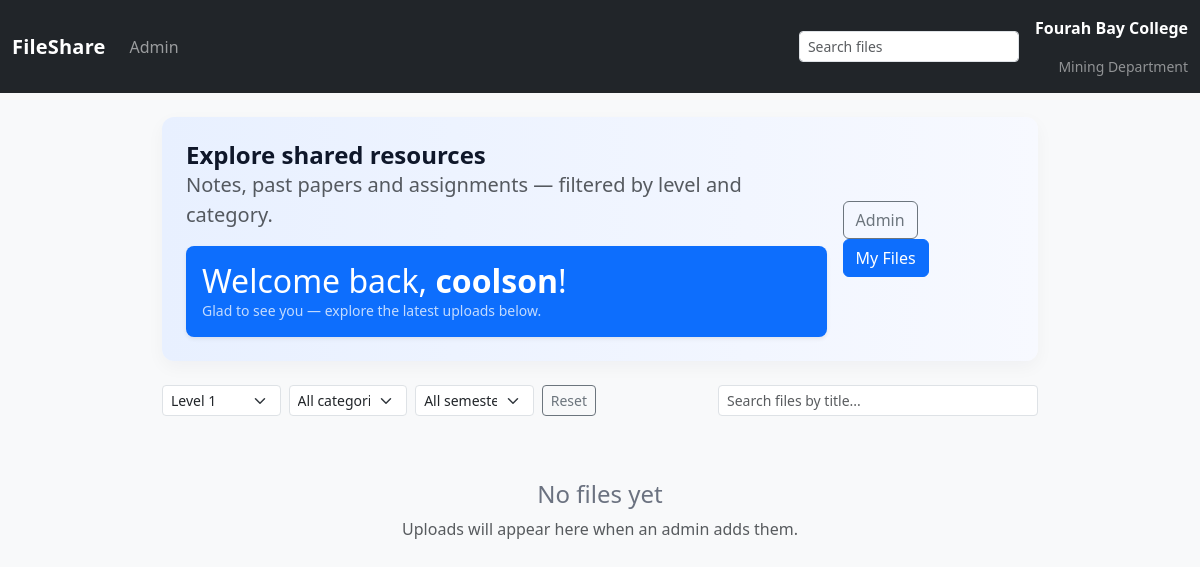
The page /level/1/ (signed in) on the database as committed earlier.
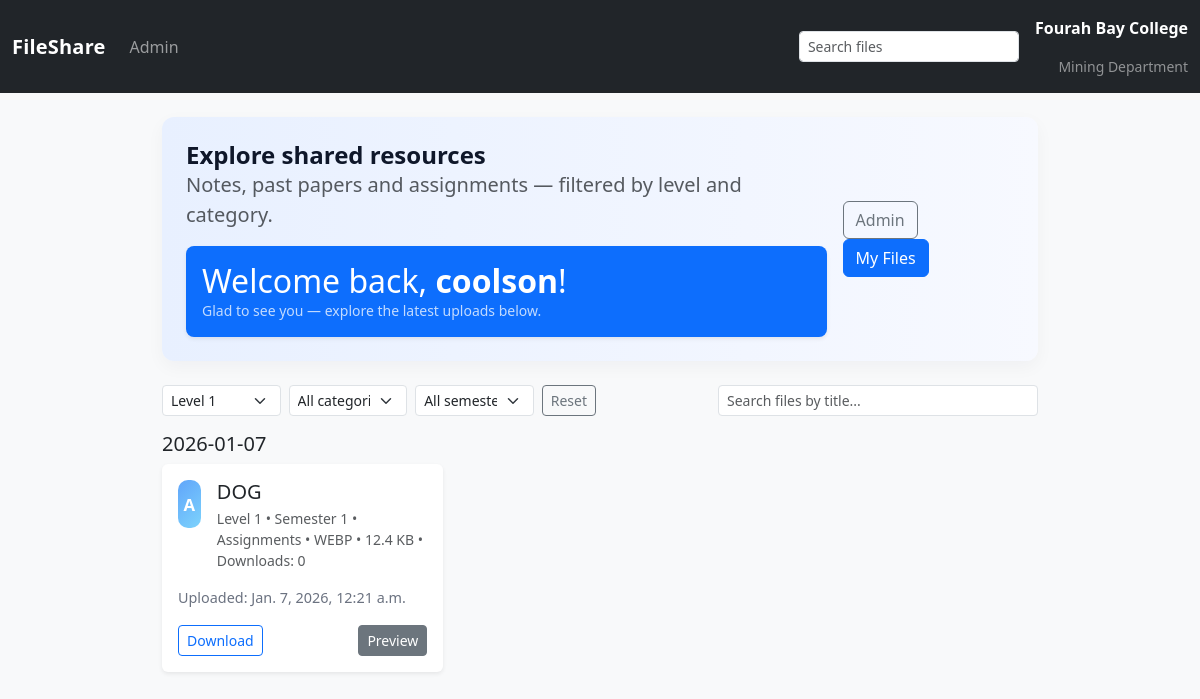
The same page on the database as committed later.
### files/models.py (models this page shows, shortened)
class FileUpload(models.Model):
    title = models.CharField(max_length=255)
    level = models.PositiveSmallIntegerField(choices=LEVEL_CHOICES, default=1)
    file = models.FileField(upload_to='uploads/')
    category = models.CharField(max_length=20, choices=CATEGORY_CHOICES, default='notes')
    uploaded_at = models.DateTimeField(auto_now_add=True)
    semester = models.PositiveSmallIntegerField(choices=SEMESTER_CHOICES, default=1)
    uploaded_by = models.ForeignKey(User, null=True, blank=True, on_delete=models.SET_NULL)
    archived = models.BooleanField(default=False)
    download_count = models.PositiveIntegerField(default=0)
    @property
    def file_type(self):
        try:
            return os.path.splitext(self.file.name)[1].lstrip('.').lower()
        except Exception:
            return ''
    @property
    def file_size(self):
        try:
            return self.file.size or 0
        except Exception:
            return 0
    @property
    def file_size_display(self):
        size = self.file_size
        for unit in ['bytes', 'KB', 'MB', 'GB']:
            if size < 1024 or unit == 'GB':
                if unit == 'bytes':
                    return f"{size} {unit}"
                return f"{size:.1f} {unit}"
            size = size / 1024.0
        return f"{self.file_size} bytes"

### files/views.py (the view, shortened to what this page needs)
# urls.py: path('level/<int:level>/', views.index, name='level'),
def index(request, level=None, category=None, semester=None):
    files_qs = FileUpload.objects.filter(archived=False).order_by('-uploaded_at')
    levels = [1, 2, 3, 4, 5]
    current_level = None
    categories = [{'key': k, 'label': v} for k, v in CATEGORY_CHOICES]
    current_category = None
    semesters = [{'key': k, 'label': v} for k, v in SEMESTER_CHOICES]
    current_semester = None
    if level:
        try:
            level_int = int(level)
            if level_int in levels:
                files_qs = files_qs.filter(level=level_int)
                current_level = level_int
        except (TypeError, ValueError):
            current_level = None
    if category:
        valid_keys = [k for k, _ in CATEGORY_CHOICES]
        if category in valid_keys:
            files_qs = files_qs.filter(category=category)
            current_category = category
    groups = OrderedDict()
    for f in files_qs:
        try:
            d = timezone.localtime(f.uploaded_at).date()
        except Exception:
            d = f.uploaded_at.date()
        key = d.strftime('%Y-%m-%d')
        groups.setdefault(key, []).append(f)
    db_path = settings.DATABASES.get('default', {}).get('NAME', '')
    if isinstance(db_path, str) and 'onedrive' in db_path.lower():
        messages.warning(request, 'Warning: project appears inside OneDrive. Database file may be overwritten by sync; consider moving the project or the DB to a stable location.')
    return render(request, 'files/index.html', {
        'files_groups': groups,
        'levels': levels,
        'current_level': current_level,
        'semesters': semesters,
        'current_semester': current_semester,
        'categories': categories,
        'current_category': current_category,
    })

### templates/files/index.html (shortened to what the changed rows need)
<!doctype html>
<html lang="en">
<head>
    <link href="https://cdn.jsdelivr.net/npm/bootstrap@5.3.0/dist/css/bootstrap.min.css" rel="stylesheet">
    <link rel="stylesheet" href="/static/files/style.css">
</head>
<body>
<main class="container py-4">
    <section class="hero py-4 mb-4">
      <div class="d-flex justify-content-between align-items-center">
        <div>
          <h1 class="hero-title">Explore shared resources</h1>
          {% if user.is_authenticated %}
            <div class="mt-3">
              <div class="p-3 bg-primary text-white rounded-3 shadow-sm">
                <h2 class="mb-0">Welcome back, <span class="fw-bold">{{ user.username }}</span>!</h2>
              </div>
            </div>
          {% endif %}
        </div>
      </div>
    </section>
    {% if files_groups %}
      <div id="filesGrid">
        {% for date_key, group in files_groups.items %}
          <div class="mb-4">
            <h5 class="mb-2">{{ date_key }}</h5>
            <div class="row row-cols-1 row-cols-md-2 row-cols-lg-3 g-3">
              {% for f in group %}
                <div class="col file-card" data-title="{{ f.title|lower }}" data-level="{{ f.level }}" data-category="{{ f.category }}" data-semester="{{ f.semester }}">
                  <div class="card h-100 shadow-sm">
                    <div class="card-body d-flex flex-column">
                      <div class="d-flex align-items-start gap-3">
                        <div class="icon-box">{{ f.category|slice:":1"|upper }}</div>
                        <div class="flex-grow-1">
                          <h5 class="card-title mb-1">{{ f.title }}</h5>
                          <div class="meta text-muted small">Level {{ f.level }} • Semester {{ f.semester }} • {{ f.category|title }} • {{ f.file_type|upper }} • {{ f.file_size_display }} • Downloads: {{ f.download_count }}</div>
                        </div>
                      </div>
                      <p class="mt-3 mb-0 text-truncate">Uploaded: {{ f.uploaded_at }}</p>
                      <div class="mt-3 d-flex justify-content-between align-items-center">
                        <a class="btn btn-sm btn-outline-primary" href="{% url 'files:download' f.pk %}">Download</a>
                        <button type="button" class="btn btn-sm btn-secondary preview-btn" data-preview-url="{% url 'files:preview_page' f.pk %}" data-preview-page-url="{% url 'files:preview_page' f.pk %}" data-title="{{ f.title|escape }}">Preview</button>
                      </div>
                    </div>
                  </div>
                </div>
              {% endfor %}
            </div>
          </div>
        {% endfor %}
      </div>
    {% else %}
    <div class="empty-state text-center py-5">
      <h4>No files yet</h4>
      <p class="text-muted">Uploads will appear here when an admin adds them.</p>
    </div>
    {% endif %}
</main>
</body>
</html>

Rows that differ between the two databases and show on the page:
added FileUpload: uploaded_at "2026-01-07", category "A", title "DOG", level "1", semester "1", category "Assignments", file_type "WEBP", file_size_display "12.4 KB", download_count "0", uploaded_at "Jan. 7, 2026, 12:21 a.m."
Other text that changed with them:
text no longer shown: "No files yet Uploads will appear here when an admin adds them."
